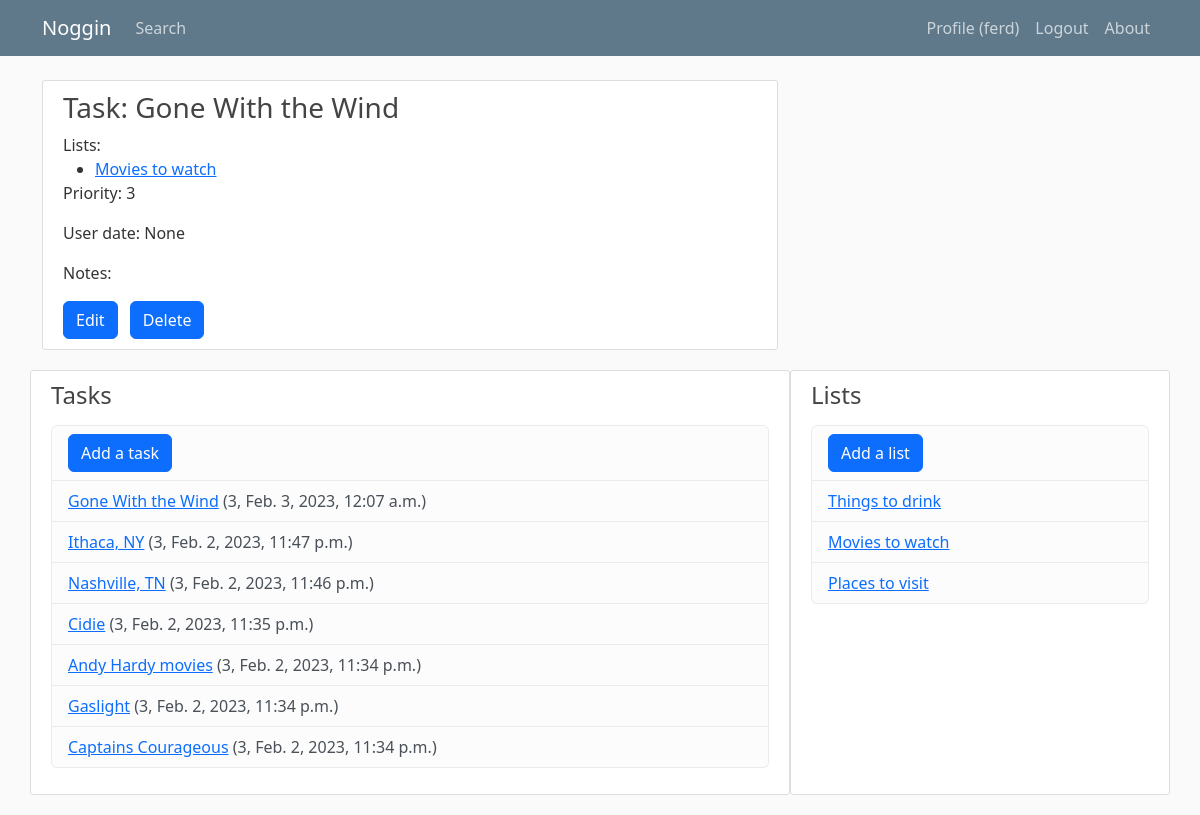
/task/37/ (signed in), run on the app's committed database.
### tasks/models.py (models this page shows, shortened)
class Task(models.Model):
	PRIORITIES = (
		(1, 'Right now'),
		(2, 'ASAP'),
		(3, 'Soon'),
		(4, 'Whenever'),
	)
	name = models.CharField(max_length=40)
	notes = models.TextField(blank=True)
	date_added = models.DateTimeField(auto_now_add=True)
	user_date = models.DateTimeField(blank=True, null=True)
	priority = models.IntegerField(choices=PRIORITIES, default=3)
	lists = models.ManyToManyField(List, related_name='tasks')
	owner = models.ForeignKey(User, on_delete=models.CASCADE)
	class Meta:
		ordering = ['priority', '-date_added']

class List(models.Model):
	name = models.CharField(max_length=20)
	display_order = models.IntegerField(default=1)
	owner = models.ForeignKey(User, on_delete=models.CASCADE)
	class Meta:
		ordering = ['display_order']

### tasks/views.py (the view)
# urls.py: path('task/<int:task_id>/', views.task, name='tasks-task'),
@login_required
def task(request, task_id):
	task = Task.objects.get(id=task_id)
	task_lists = task.lists.all()
	lists = List.objects.filter(owner=request.user)
	tasks = Task.objects.filter(owner=request.user)
	context = {'task': task, 'task_lists': task_lists, 'lists': lists, 'tasks': tasks}
	return render(request, 'tasks/task.html', context)

### tasks/templates/tasks/task.html
{% extends 'tasks/base.html' %}
{% block content %}
<div class="content-section">
	<h3>Task: {{ task.name }}</h3>
	Lists:
<ul>
	{% for list in task_lists %}
		<li><a href="{% url 'tasks-list' list.id %}">{{ list.name }}</a></li>
	{% empty %}
		This task has not been added to any lists yet.
	{% endfor %}
</ul>
<p>Priority: {{ task.priority }}</p>
<p>User date: {{ task.user_date }}</p>
<p>Notes: {{ task.notes }}</p>
<a class="btn btn-primary me-2" href="{% url 'tasks-updatetask' task.id %}">Edit</a>
<a class="btn btn-primary me-2" href="{% url 'tasks-deletetask' task.id %}">Delete</a>
</div>
{% endblock %}

### tasks/templates/tasks/base.html (shortened to what this page needs)
{% load static %}
<!DOCTYPE html>
<html lang="en">
<head>
	<link href="https://cdn.jsdelivr.net/npm/bootstrap@5.3.0-alpha1/dist/css/bootstrap.min.css" rel="stylesheet">
	<link rel="stylesheet" type="text/css" href="{% static 'tasks/main.css' %}">
</head>
<body>
	<header class="site-header">
		<nav class="navbar navbar-expand-md navbar-dark bg-steel fixed-top">
			<div class="container">
				<a class="navbar-brand mr-4" href="{% url 'tasks-home' %}">Noggin</a>
				<div class="collapse navbar-collapse" id="navbarToggle">
					<div class="navbar-nav me-auto">
						<a class="nav-item nav-link" href="{% url 'tasks-search' %}">Search</a>
					</div>
					<div class="navbar-nav">
						{% if user.is_authenticated %}
						<a class="nav-item nav-link" href="{% url 'profile' %}">Profile ({{ user.username }})</a>
						<a class="nav-item nav-link" href="{% url 'logout' %}">Logout</a>
						{% else %}
						<a class="nav-item nav-link" href="{% url 'login' %}">Login</a>
						<a class="nav-item nav-link" href="{% url 'register' %}">Register</a>
						{% endif %}
						<a class="nav-item nav-link" href="{% url 'tasks-about' %}">About</a>
					</div>
				</div>
			</div>
		</nav>
	</header>
	<main role="main" class="container">
		<div class="row">
			<div class="col-md-8">
			{% block content %}{% endblock %}
			</div>
						<div class="content-section col-md-8">
				<h4>Tasks</h4>
				<p class='text-muted'>
					<ul class="list-group">
						<li class="list-group-item list-group-item-light"><a class="btn btn-primary me-2" href="{% url 'new-task' %}">Add a task</a></li>
						{% for task in tasks %}
						<li class="list-group-item list-group-item-light">
							<a href="{% url 'tasks-task' task.id %}">{{ task.name }}</a> ({{task.priority}}, {{task.date_added}})</li>
							{% endfor %}
						</ul>
					</p>
				</div>
				<div class="content-section col-md-4">
					<h4>Lists</h4>
					<p class='text-muted'>
						<ul class="list-group">
							<li class="list-group-item list-group-item-light"><a class="btn btn-primary me-2" href="{% url 'new-list' %}">Add a list</a></li>
							{% for list in lists %}
							<li class="list-group-item list-group-item-light">
								<a href="{% url 'tasks-list' list.id %}">{{ list.name }}</a></li>
								{% endfor %}
							</ul>
						</p>
					</div>
				</div>
			</main>
		</body>
		</html>

### tasks/static/tasks/main.css (style rules this page uses)
body { background: #fafafa; color: #333333; margin-top: 5rem; }
h1, h2, h3, h4, h5, h6 { color: #444444; }
ul { margin: 0; }
.bg-steel { background-color: #5f788a; }
.site-header .navbar-nav .nav-link { color: #cbd5db; }
.content-section { background: #ffffff; padding: 10px 20px; border: 1px solid #dddddd; border-radius: 3px; margin-bottom: 20px; }

### data on the page
Task: name "Gone With the Wind", priority "3", user_date "None", date_added "Feb. 3, 2023, 12:07 a.m."
List: name "Movies to watch"
Task: name "Ithaca, NY", priority "3", date_added "Feb. 2, 2023, 11:47 p.m."
Task: name "Nashville, TN", priority "3", date_added "Feb. 2, 2023, 11:46 p.m."
Task: name "Cidie", priority "3", date_added "Feb. 2, 2023, 11:35 p.m."
Task: name "Andy Hardy movies", priority "3", date_added "Feb. 2, 2023, 11:34 p.m."
Task: name "Gaslight", priority "3", date_added "Feb. 2, 2023, 11:34 p.m."
Task: name "Captains Courageous", priority "3", date_added "Feb. 2, 2023, 11:34 p.m."
List: name "Things to drink"
List: name "Places to visit"

### other printed values
{{ user.username }} "ferd"
